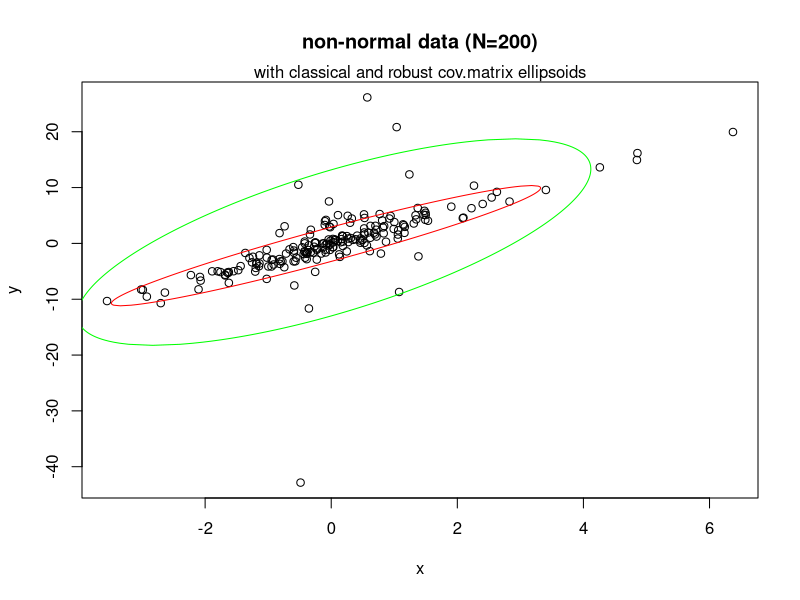

Generate this figure with R:
library(cluster)


### Name: predict.ellipsoid
### Title: Predict Method for Ellipsoid Objects
### Aliases: predict.ellipsoid ellipsoidPoints
### Keywords: dplot utilities

### ** Examples

 ## see also  example(ellipsoidhull)

## Robust vs. L.S. covariance matrix
set.seed(143)
x <- rt(200, df=3)
y <- 3*x + rt(200, df=2)
plot(x,y, main="non-normal data (N=200)")
mtext("with classical and robust cov.matrix ellipsoids")
X <- cbind(x,y)
C.ls <- cov(X) ; m.ls <- colMeans(X)
d2.99 <- qchisq(0.99, df = 2)
lines(ellipsoidPoints(C.ls, d2.99, loc=m.ls), col="green")
if(require(MASS)) {
  Cxy <- cov.rob(cbind(x,y))
  lines(ellipsoidPoints(Cxy$cov, d2 = d2.99, loc=Cxy$center), col="red")
}# MASS
